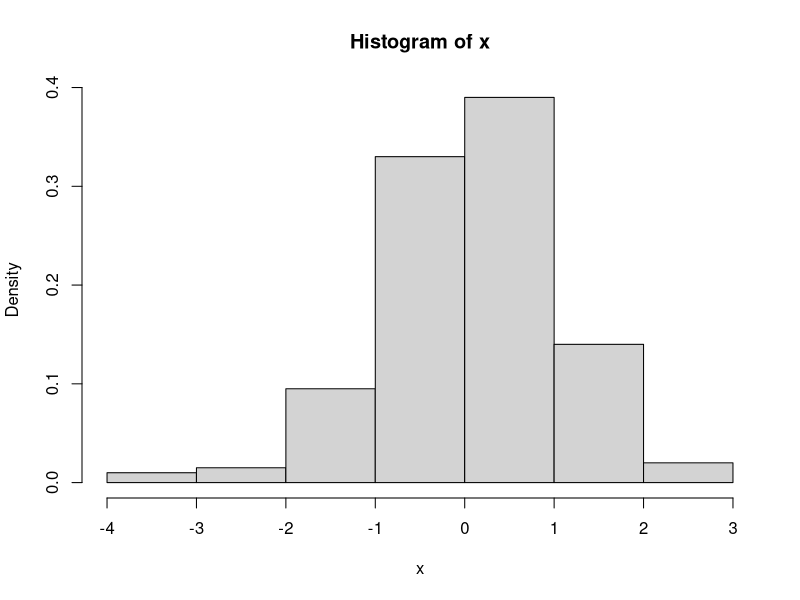

Recreate this plot in R.
sumfun<- function(x, display =FALSE, type=0, prob=FALSE) {
  if (display == FALSE) {
    cat("Summary of input:\n")
    return(summary(x))
  }
  if (display==TRUE) {
    if (type==0) {
      return(print("Please specify type as either hist or density"))
    }
    if(type=="density") {
      return(plot(density(x)))
    }
    if (type=="hist") {
      if (prob==TRUE) {
        return(hist(x, freq = FALSE))
      }
      if (prob==FALSE) {
        return(hist(x, freq = TRUE))
      }
    }
  }
}
set.seed(1234)
sumfun(rnorm(200), display = FALSE)
sumfun(rnorm(200), display = TRUE, type="hist", prob = TRUE)
